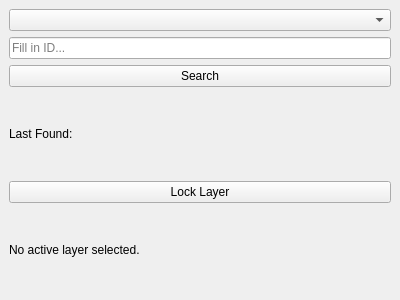
<ui version="4.0">
 <class>AttributeSearcherDockWidget</class>
 <widget class="QDockWidget" name="AttributeSearcherDockWidget">
  <property name="geometry">
   <rect>
    <x>0</x>
    <y>0</y>
    <width>400</width>
    <height>300</height>
   </rect>
  </property>
  <property name="windowTitle">
   <string>AttributeSearcher</string>
  </property>
  <widget class="QWidget" name="dockWidgetContents">
   <layout class="QVBoxLayout" name="verticalLayout">
    <item>
     <widget class="QComboBox" name="comboBox_attribute">
      <property name="toolTip">
       <string>Selecteer het attribuutveld</string>
      </property>
     </widget>
    </item>
    <item>
     <widget class="QLineEdit" name="lineEdit_search_id">
      <property name="placeholderText">
       <string>Fill in ID...</string>
      </property>
     </widget>
    </item>
    <item>
     <widget class="QPushButton" name="pushButton_search">
      <property name="text">
       <string>Search</string>
      </property>
     </widget>
    </item>
    <item>
     <widget class="QLabel" name="label_found_value">
      <property name="text">
       <string>Last Found: </string>
      </property>
      <property name="toolTip">
       <string>Displays the last found value</string>
      </property>
     </widget>
    </item>
    <item>
     <widget class="QPushButton" name="pushButton_lock_layer">
      <property name="text">
       <string>Lock Layer</string>
      </property>
      <property name="checkable">
       <bool>true</bool>
      </property>
      <property name="toolTip">
       <string>Lock or unlock the selected layer</string>
      </property>
     </widget>
    </item>
	<item>
	 <widget class="QLabel" name="labelLayerName">
	  <property name="text">
	   <string>No active layer selected.</string>
	  </property>
	  <property name="toolTip">
	   <string>Displays the name of the current active layer</string>
	  </property>
	 </widget>
	</item>
   </layout>
  </widget>
 </widget>
 <resources/>
 <connections/>
</ui>
